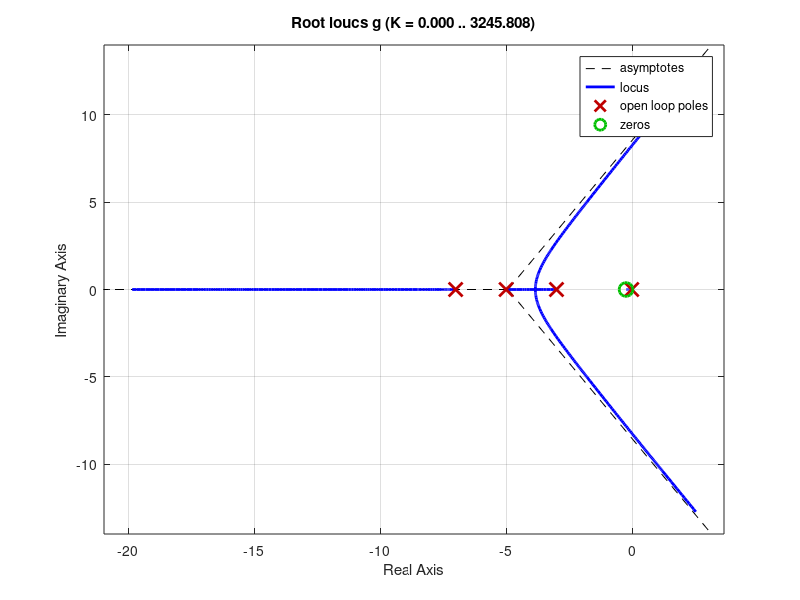

Write MATLAB code to recreate this figure. (Note: this script raises an error after producing the figure.)
g = zpk(-0.239,[-0.01 -3 -5 -7],1);
rlocus(g);
sgrid(0.5912,0);
axis([-10 0 -4 4])
t = 0:0.1:25;
g1 = zpk([],[-3 -5 -7],87.7);
t1 = feedback(g1,1);
step(t1,t)
hold on
g2 = zpk(-0.239,[-0.01 -3 -5 -7],88.7);
t2 = feedback(g2,1);
step(t2,t)
gcomp = zpk(-0.239,-0.01,1);
step(gcomp)